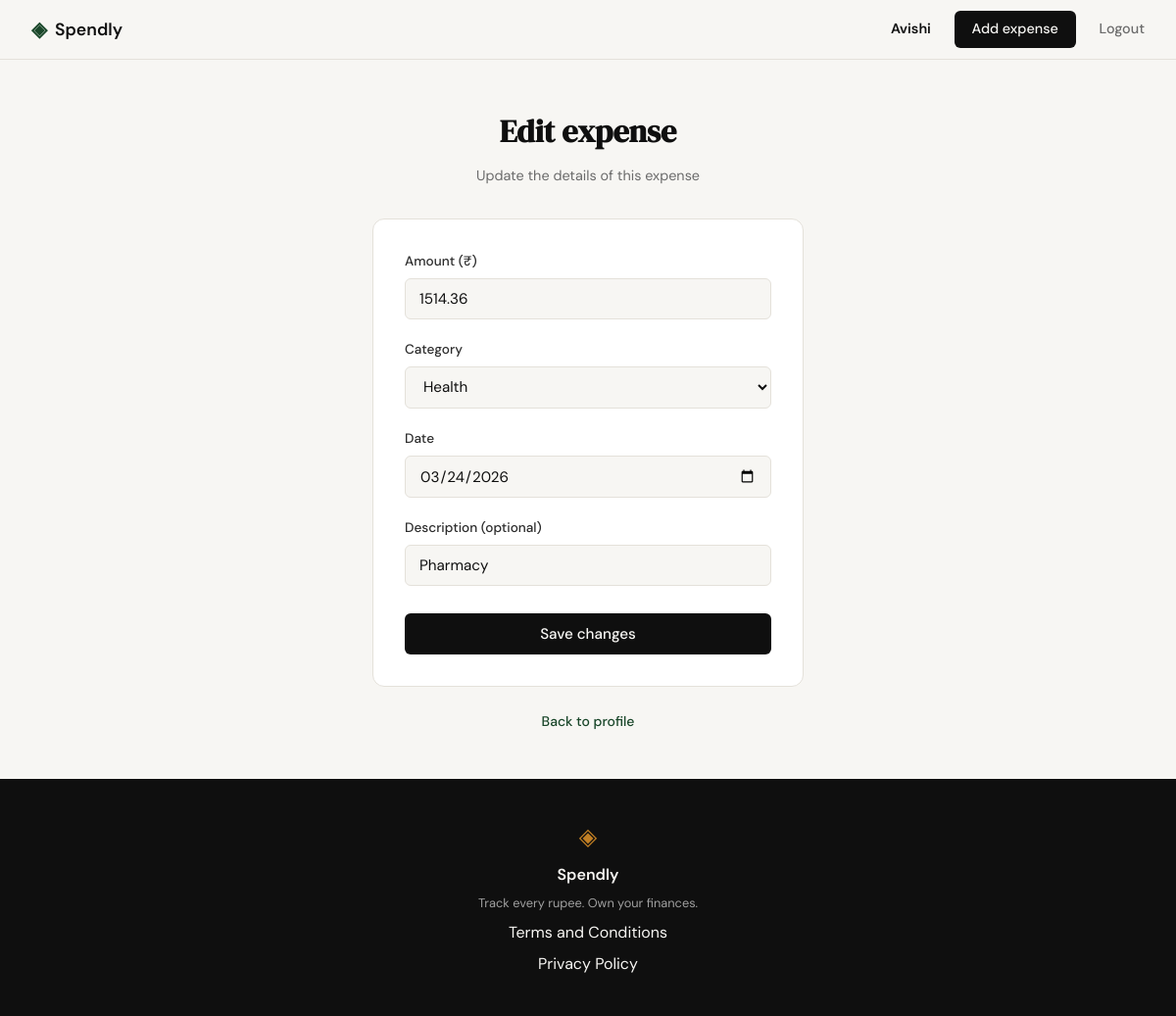
The app's page /expenses/16/edit (signed in) with its own data.
### tables this page shows
CREATE TABLE users (
    id            INTEGER PRIMARY KEY AUTOINCREMENT,
    name          TEXT NOT NULL,
    email         TEXT NOT NULL UNIQUE,
    password_hash TEXT NOT NULL,
    created_at    TEXT NOT NULL DEFAULT (datetime('now'))
);

CREATE TABLE expenses (
    id          INTEGER PRIMARY KEY AUTOINCREMENT,
    user_id     INTEGER NOT NULL REFERENCES users(id),
    amount      REAL    NOT NULL,
    category    TEXT    NOT NULL,
    date        TEXT    NOT NULL,          -- 'YYYY-MM-DD'
    description TEXT,
    created_at  TEXT    NOT NULL DEFAULT (datetime('now'))
);

### app.py (the view, shortened to what this page needs)
@app.route("/expenses/<int:id>/edit", methods=["GET", "POST"])
@login_required
def edit_expense(id):
    conn = get_db()
    try:
        expense = conn.execute(
            "SELECT * FROM expenses WHERE id = ? AND user_id = ?",
            (id, g.user["id"]),
        ).fetchone()
        if expense is None:
            abort(404)
        return render_template(
            "edit_expense.html",
            error=None,
            categories=EXPENSE_CATEGORIES,
            expense=expense,
            form={
                "amount": expense["amount"],
                "category": expense["category"],
                "date": expense["date"],
                "description": expense["description"] or "",
            },
        )
    finally:
        conn.close()

### app.py (called while the page is built)
@app.before_request
def load_logged_in_user():
    user_id = session.get("user_id")
    if user_id is None:
        g.user = None
        return
    conn = get_db()
    try:
        g.user = conn.execute(
            "SELECT id, name, email, created_at FROM users WHERE id = ?", (user_id,)
        ).fetchone()
    finally:
        conn.close()

@app.context_processor
def inject_current_user():
    return {"current_user": g.get("user")}

def login_required(view):
    @wraps(view)
    def wrapped(*args, **kwargs):
        if g.user is None:
            return redirect(url_for("login"))
        return view(*args, **kwargs)
    return wrapped

### database/db.py (called while the page is built)
def get_db():
    conn = sqlite3.connect(DB_PATH)
    conn.row_factory = sqlite3.Row
    conn.execute("PRAGMA foreign_keys = ON")
    return conn

### templates/edit_expense.html (shortened to what this page needs)
{% extends "base.html" %}
{% block content %}
<section class="auth-section">
    <div class="auth-container">
        <div class="auth-header">
            <h1 class="auth-title">Edit expense</h1>
            <p class="auth-subtitle">Update the details of this expense</p>
        </div>
        <div class="auth-card">
            <form method="POST" action="{{ url_for('edit_expense', id=expense.id) }}">
                <div class="form-group">
                    <label for="amount">Amount (₹)</label>
                    <input type="number" id="amount" name="amount"
                           class="form-input" step="0.01" min="0.01"
                           placeholder="0.00"
                           value="{{ form.get('amount', '') }}"
                           required autofocus>
                </div>
                <div class="form-group">
                    <label for="category">Category</label>
                    <select id="category" name="category" class="form-input" required>
                        {% for cat in categories %}
                        <option value="{{ cat }}" {{ 'selected' if form.get('category') == cat else '' }}>{{ cat }}</option>
                        {% endfor %}
                    </select>
                </div>
                <div class="form-group">
                    <label for="date">Date</label>
                    <input type="date" id="date" name="date"
                           class="form-input"
                           value="{{ form.get('date', '') }}"
                           required>
                </div>
                <div class="form-group">
                    <label for="description">Description (optional)</label>
                    <input type="text" id="description" name="description"
                           class="form-input" placeholder="e.g. Groceries"
                           maxlength="200"
                           value="{{ form.get('description', '') }}">
                </div>
                <button type="submit" class="btn-submit">Save changes</button>
            </form>
        </div>
        <p class="auth-switch">
            <a href="{{ url_for('profile') }}">Back to profile</a>
        </p>
    </div>
</section>
{% endblock %}

### templates/base.html (shortened to what this page needs)
<!DOCTYPE html>
<html lang="en">
<head>
    <link rel="stylesheet" href="{{ url_for('static', filename='css/style.css') }}">
</head>
<body>
    <nav class="navbar">
        <div class="nav-inner">
            <a href="{{ url_for('landing') }}" class="nav-brand">
                <span class="brand-icon">◈</span>
                <span class="brand-name">Spendly</span>
            </a>
            <div class="nav-links">
                {% if current_user %}
                <a href="{{ url_for('profile') }}" class="nav-user">{{ current_user.name }}</a>
                <a href="{{ url_for('add_expense') }}" class="nav-cta">Add expense</a>
                <a href="{{ url_for('logout') }}">Logout</a>
                {% else %}
                <a href="{{ url_for('login') }}">Sign in</a>
                <a href="{{ url_for('register') }}" class="nav-cta">Get started</a>
                {% endif %}
            </div>
        </div>
    </nav>
    <main class="main-content">
        {% block content %}{% endblock %}
    </main>
    <footer class="footer">
        <div class="footer-inner">
            <span class="brand-icon">◈</span>
            <span class="footer-name">Spendly</span>
            <p class="footer-copy">Track every rupee. Own your finances.</p>
            <a href="{{ url_for('terms') }}">Terms and Conditions</a>
            <a href="{{ url_for('privacy') }}">Privacy Policy</a>
        </div>
    </footer>
</body>
</html>

### static/css/style.css (style rules this page uses)
:root { --ink: #0f0f0f; --ink-soft: #2d2d2d; --ink-muted: #6b6b6b; --ink-faint: #a0a0a0; --paper: #f7f6f3; --paper-warm: #f0ede6; --paper-card: #ffffff; --accent: #1a472a; --accent-light: #e8f0eb; --accent-2: #c17f24; --accent-2-light: #fdf3e3; --danger: #c0392b; --danger-light: #fdecea; --border: #e4e1da; --border-soft: #eeebe4; --font-display: 'DM Serif Display', Georgia, serif; --font-body: 'DM Sans', system-ui, sans-serif; --max-width: 1200px; --auth-width: 440px; --radius-sm: 6px; --radius-md: 12px; --radius-lg: 20px; }
*, *::before, *::after { box-sizing: border-box; margin: 0; padding: 0; }
html { font-size: 16px; scroll-behavior: smooth; }
body { background: var(--paper); color: var(--ink); font-family: var(--font-body); font-size: 1rem; line-height: 1.6; -webkit-font-smoothing: antialiased; }
a { color: inherit; text-decoration: none; }
.navbar { position: sticky; top: 0; z-index: 100; background: var(--paper); border-bottom: 1px solid var(--border); padding: 0 2rem; }
.nav-inner { max-width: var(--max-width); margin: 0 auto; height: 60px; display: flex; align-items: center; justify-content: space-between; }
.nav-brand { display: flex; align-items: center; gap: 0.5rem; font-family: var(--font-body); font-weight: 600; font-size: 1.1rem; color: var(--ink); }
.brand-icon { color: var(--accent); font-size: 1.3rem; }
.brand-name { color: var(--ink); }
.nav-links { display: flex; align-items: center; gap: 1.5rem; font-size: 0.9rem; font-weight: 500; }
.nav-links a { color: var(--ink-muted); transition: color 0.2s; }
.nav-links a.nav-user { color: var(--ink); font-weight: 600; }
.nav-cta { background: var(--ink) !important; color: var(--paper) !important; padding: 0.45rem 1.1rem; border-radius: var(--radius-sm); transition: background 0.2s !important; }
.main-content { min-height: calc(100vh - 60px - 100px); }
.auth-section { min-height: calc(100vh - 60px - 100px); display: flex; align-items: center; justify-content: center; padding: 3rem 2rem; }
.auth-container { width: 100%; max-width: var(--auth-width); }
.auth-header { text-align: center; margin-bottom: 2rem; }
.auth-title { font-family: var(--font-display); font-size: 2rem; color: var(--ink); margin-bottom: 0.5rem; }
.auth-subtitle { font-size: 0.9rem; color: var(--ink-muted); }
.auth-card { background: var(--paper-card); border: 1px solid var(--border); border-radius: var(--radius-md); padding: 2rem; margin-bottom: 1.5rem; }
.form-group { margin-bottom: 1.25rem; }
.form-group label { display: block; font-size: 0.85rem; font-weight: 500; color: var(--ink-soft); margin-bottom: 0.4rem; }
.form-input { width: 100%; padding: 0.6rem 0.875rem; border: 1px solid var(--border); border-radius: var(--radius-sm); font-family: var(--font-body); font-size: 0.95rem; color: var(--ink); background: var(--paper); outline: none; transition: border-color 0.2s; }
.form-input::placeholder { color: var(--ink-faint); }
.btn-submit { width: 100%; padding: 0.7rem; background: var(--ink); color: var(--paper); border: none; border-radius: var(--radius-sm); font-family: var(--font-body); font-size: 0.95rem; font-weight: 500; cursor: pointer; transition: background 0.2s; margin-top: 0.5rem; }
.auth-switch { text-align: center; font-size: 0.875rem; color: var(--ink-muted); }
.auth-switch a { color: var(--accent); font-weight: 500; }
.footer { background: var(--ink); color: var(--paper); padding: 2.5rem 2rem; text-align: center; }
.footer-inner { display: flex; flex-direction: column; align-items: center; gap: 0.4rem; }
.footer .brand-icon { color: var(--accent-2); font-size: 1.5rem; }
.footer-name { font-weight: 600; font-size: 1rem; }
.footer-copy { font-size: 0.8rem; color: var(--ink-faint); }

### records on screen
users: name "Avishi"
expenses: amount "1514.36", date "03/24/2026", description "Pharmacy"

### other values on screen
form field category "Health"
